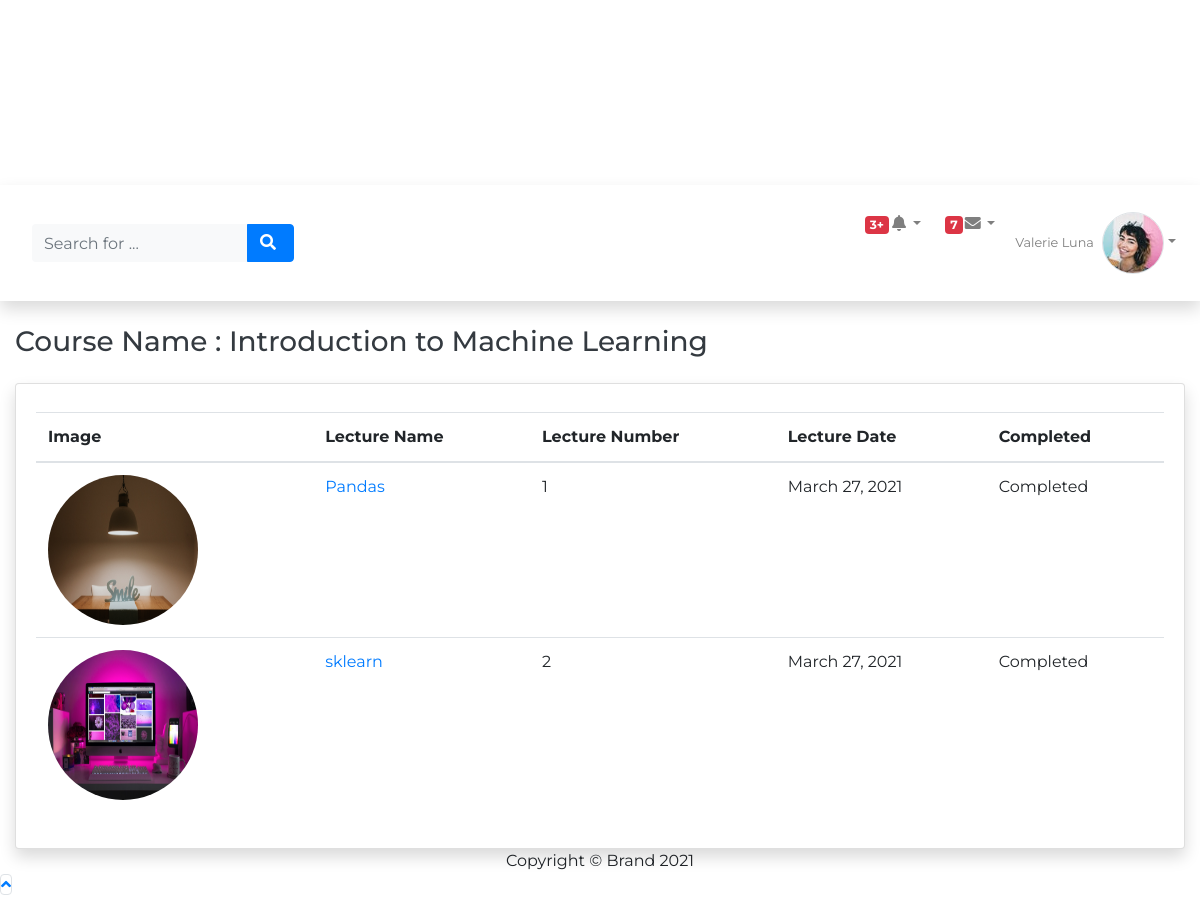
Page /students/1/courses/1/ on the committed database.
### accounts/models.py (models this page shows, shortened)
class Course (models.Model):
    course_id = models.CharField(primary_key=True, max_length=100)
    course_name = models.CharField(max_length=100, null=False)
    course_image = models.ImageField(upload_to="course-images/", default="")
    desc = models.CharField(max_length=250, default="")
    class Meta:
        ordering = ['course_name']

class Lecture (models.Model):
    lec_id = models.AutoField(primary_key=True)
    lec_no = models.CharField(default="0", max_length=100)
    teacher = models.ForeignKey(Teacher, on_delete=models.CASCADE, default="")
    lecture_name = models.CharField(max_length=100, default="")
    lec_date = models.DateField(auto_now=True, auto_now_add=False)
    video = models.FileField(upload_to="videos/", null=True)
    material = models.FileField(upload_to="lec_materials/", null=True)
    thumbnail = models.ImageField(upload_to="course-images/", default="")

### accounts/views.py (the view)
def openLectlistfromstudent(request, studentid, courseid):
    course = Course.objects.get(pk=courseid)
    myteacher = Teacher.objects.get(course__pk=courseid)
    lectures = Lecture.objects.filter(teacher__pk=myteacher.pk)
    mywatch_time = Watch_time.objects.filter(student__pk=studentid)
    lectids = []
    for lect in lectures:
        lectids.append(lect.pk)
    watchtimelist = []
    for watch in mywatch_time:
        if watch.w_lect.pk in lectids:
            watchtimelist.append(watch)
    mylist = zip(lectures, watchtimelist)
    context = {
        'mylist': mylist,
        'studentid': studentid,
        'course': course,
    }
    for i in watchtimelist:
        print("#####################", i.completed,i.student, "#####################")
    return render(request, 'opencoursefromstudent.html', context)

### templates/opencoursefromstudent.html (shortened to what this page needs)
 {% load static %}
<!DOCTYPE html>
<html>
<head>
	<link rel="stylesheet" href="{% static 'dashboard/bootstrap/css/bootstrap.min.css' %}">
	<link rel="stylesheet" href="{% static 'dashboard/fonts/fontawesome-all.min.css' %}">
	<link rel="stylesheet" href="{% static 'dashboard/fonts/font-awesome.min.css' %}">
	<link rel="stylesheet" href="{% static 'dashboard/fonts/fontawesome5-overrides.min.css' %}">
</head>
<body id="page-top">
	<div id="wrapper">
		<nav class="navbar navbar-dark align-items-start sidebar sidebar-dark accordion bg-gradient-primary p-0">
			<div class="container-fluid d-flex flex-column p-0"><a class="navbar-brand d-flex justify-content-center align-items-center sidebar-brand m-0"
				 href="#">
					<div class="sidebar-brand-icon rotate-n-15"><i class="fas fa-laugh-wink"></i></div>
                    <div class="sidebar-brand-text mx-3"><span>Brand</span></div>
                </a>
             <ul class="navbar-nav text-light" id="accordionSidebar">
                    <li class="nav-item"><a class="nav-link" href="/studentprofile/{{student.pk}}/"><i
                                class="fas fa-user"></i><span>Profile</span></a></li>
                    <li class="nav-item"><a class="nav-link" href="/teachers"><i
                                class="fas fa-user-circle"></i><span>Teachers</span></a></li>
                    <li class="nav-item"><a class="nav-link" href="/allcourses"><i
                                class="fas fa-table"></i><span>Courses</span></a></li>
                </ul>
                <div class="text-center d-none d-md-inline"><button class="btn rounded-circle border-0" id="sidebarToggle" type="button"></button></div>
            </div>
        </nav>
        <div class="d-flex flex-column" id="content-wrapper">
            <div id="content">
                <nav class="navbar navbar-light navbar-expand bg-white shadow mb-4 topbar static-top">
                    <div class="container-fluid"><button class="btn btn-link d-md-none rounded-circle mr-3" id="sidebarToggleTop" type="button"></button>
                        <form class="form-inline d-none d-sm-inline-block mr-auto ml-md-3 my-2 my-md-0 mw-100 navbar-search">
                            <div class="input-group"><input class="bg-light form-control border-0 small" type="text" placeholder="Search for ...">
                                <div class="input-group-append"><button class="btn btn-primary py-0" type="button"><i class="fas fa-search"></i></button></div>
                            </div>
                        </form>
                        <ul class="navbar-nav flex-nowrap ml-auto">
                            <li class="nav-item dropdown no-arrow mx-1">
                                <div class="nav-item dropdown no-arrow"><a class="dropdown-toggle nav-link" aria-expanded="false" data-toggle="dropdown" href="#"><span class="badge badge-danger badge-counter">3+</span><i class="fas fa-bell fa-fw"></i></a>
                                </div>
                            </li>
                            <li class="nav-item dropdown no-arrow mx-1">
                                <div class="nav-item dropdown no-arrow"><a class="dropdown-toggle nav-link" aria-expanded="false" data-toggle="dropdown" href="#"><span class="badge badge-danger badge-counter">7</span><i class="fas fa-envelope fa-fw"></i></a>
                                </div>
                            </li>
                            <li class="nav-item dropdown no-arrow">
                                <div class="nav-item dropdown no-arrow"><a class="dropdown-toggle nav-link" aria-expanded="false" data-toggle="dropdown" href="#"><span class="d-none d-lg-inline mr-2 text-gray-600 small">Valerie Luna</span><img class="border rounded-circle img-profile" src="assets/img/avatars/avatar1.jpeg"></a>
                                </div>
                            </li>
                        </ul>
                    </div>
                </nav>
                <div class="container-fluid">
                    <h3 class="text-dark mb-4">Course Name : {{course.course_name}}</h3>
                    <div class="card shadow">
                        <div class="card-body">
                            <div class="table-responsive table mt-2" id="dataTable" role="grid" aria-describedby="dataTable_info">
                                <table class="table my-0" id="dataTable">
                                    <thead>
                                        <tr>
                                            <th>Image </th>
                                            <th>Lecture Name</th>
                                            <th>Lecture Number</th>
                                            <th>Lecture Date</th>
                                            <th>Completed</th>
                                        </tr>
                                    </thead>
                                    <tbody>
                                      	{% for lecture,watchtime in mylist %}
                                     <tr>
                                            <td><img class="rounded-circle mr-2" width="150" height="150" src="/media/{{lecture.thumbnail}}"></td>
                                            <td>  <a href="lecture/{{lecture.pk}}"> {{lecture.lecture_name}}
                                         </a></td>
                                            <td>{{lecture.lec_no}}</td>
                                            <td>{{lecture.lec_date}}<br></td>
                                            <td>{% if watchtime.completed %}
                                                  <p> Completed </p>
                                              {% else %}
                                                  <p> Not Completed </p>
                                              {% endif %}</td>
                                        </tr>
        	{% endfor %}
                                    </tbody>
                                </table>
                            </div>
                        </div>
                    </div>
                </div>
            </div>
            <footer class="bg-white sticky-footer">
                <div class="container my-auto">
                    <div class="text-center my-auto copyright"><span>Copyright © Brand 2021</span></div>
                </div>
            </footer>
        </div><a class="border rounded d-inline scroll-to-top" href="#page-top"><i class="fas fa-angle-up"></i></a>
    </div>
</body>
</html>

### rows in the picture
Course: course_name "Introduction to Machine Learning"
Lecture: thumbnail (picture), lecture_name "Pandas", lec_no "1", lec_date "March 27, 2021"
Lecture: thumbnail (picture), lecture_name "sklearn", lec_no "2", lec_date "March 27, 2021"
